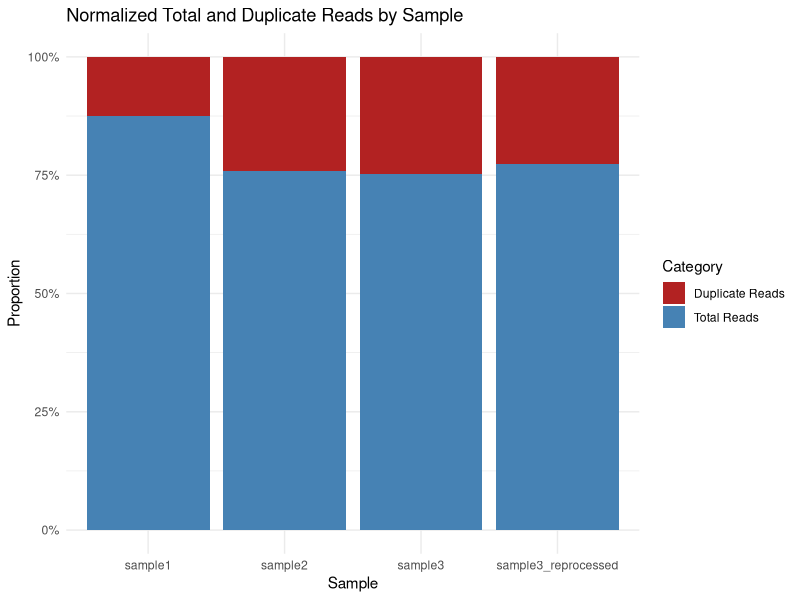

Generate this figure with R:
### This script was intended to quickly visualize duplicate reads detected in
### flagstat reports between samples from different WGS library preps

## Load libraries --------------------------------------------------------------
library(ggplot2)
library(dplyr)

## Data wrangling --------------------------------------------------------------
# Create the data frame
data <- data.frame(
  Sample = rep(c("sample1", "sample2", "sample3", "sample3_reprocessed"), each = 2),
  Category = rep(c("Total Reads", "Duplicate Reads"), times = 4),
  Reads = c(1267328140, 181762913, 1195282284, 380066631, 685793732, 226166876, 1263253123, 370004053)
)

# Convert Sample to a factor to preserve the original order
data$Sample <- factor(data$Sample, levels = unique(data$Sample))

# Calculate the proportions
data <- data %>%
  group_by(Sample) %>%
  mutate(Proportion = Reads / sum(Reads))

## Plot the normalized stacked bar chart ---------------------------------------
ggplot(data, aes(x = Sample, y = Proportion, fill = Category)) +
  geom_bar(stat = "identity", position = "stack") +
  labs(
    title = "Normalized Total and Duplicate Reads by Sample",
    x = "Sample",
    y = "Proportion",
    fill = "Category"
  ) +
  theme_minimal() +
  scale_fill_manual(values = c("Total Reads" = "steelblue", "Duplicate Reads" = "firebrick")) +
  scale_y_continuous(labels = scales::percent_format())
